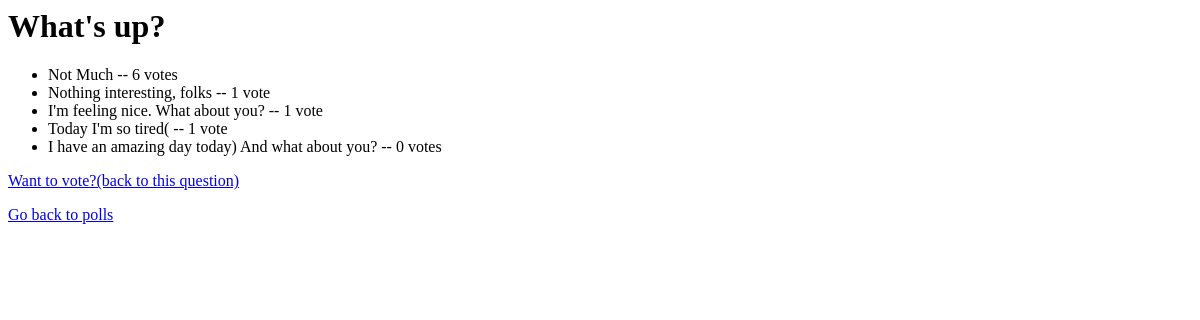
Before: /polls/1/results/ with the older database file.
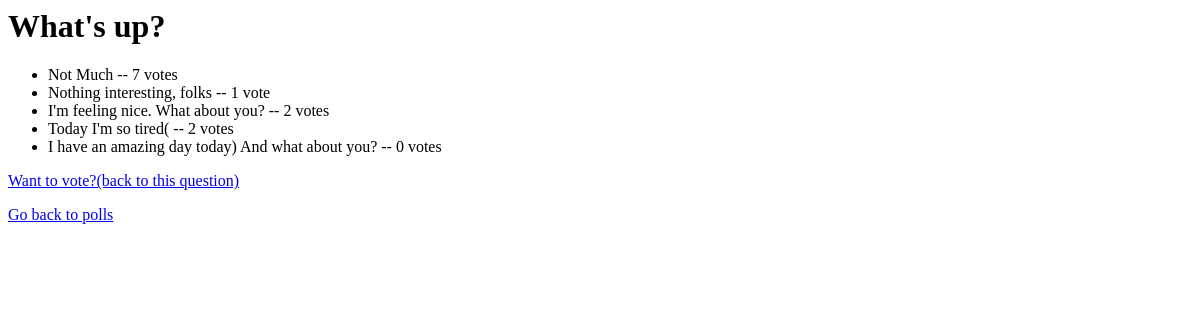
After: the same page with the newer database file.
### polls/models.py (models this page shows, shortened)
class Question(models.Model):
    question_text = models.CharField(max_length=200)
    pub_date = models.DateTimeField('date published')
    def was_published_recently(self):
        now = timezone.now()
        return now - datetime.timedelta(days=1) <= self.pub_date <= now
    was_published_recently.admin_order_field = 'pub_date'
    was_published_recently.boolean = True
    was_published_recently.short_description = 'Published recently?'

class Choice(models.Model):
    question = models.ForeignKey(Question, on_delete=models.CASCADE)
    choice_text = models.CharField(max_length=200)
    votes = models.IntegerField(default=0)

### polls/views.py (the view)
# urls.py: path('<int:pk>/results/', views.ResultsView.as_view(), name='results'),
class ResultsView(generic.DetailView):
    model = Question
    template_name = "polls/results.html"

### polls/templates/polls/results.html
<h1>{{ question.question_text }}</h1>
<ul>
{% for choice in question.choice_set.all %}
    <li>{{ choice.choice_text }} -- {{ choice.votes }} vote{{ choice.votes|pluralize }}</li>
{% endfor %}
</ul>
{% if user.is_authenticated %}
    <p><a href="{% url 'polls:detail' question.id %}">Vote again?(back to this question)</a></p>
    <p>You can logout here</p>
    <p><a href="{% url 'polls:logout' %}">logout</a></p>
{% else %}
    <p><a href="{% url 'polls:detail' question.id %}">Want to vote?(back to this question)</p>
{% endif %}
<p><a href="{% url 'polls:index' %}">Go back to polls</a></p>

Changed rows visible on the page:
changed Choice "Not Much": votes "6" → "7"
changed Choice "I'm feeling nice. What about you?": votes "1" → "2"
changed Choice "Today I'm so tired(": votes "1" → "2"
